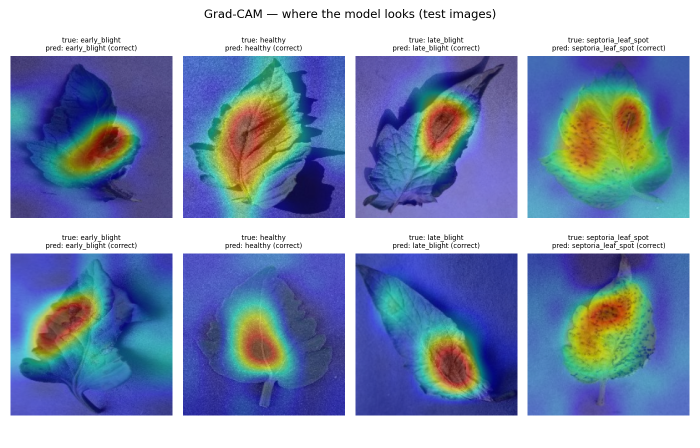
#> input picture models/classification/eval/gradcam_examples.png, 1400 x 896 px (shown at 1/2 size); its folder holds only this picture in this run
$ python -i detector.py   (imports and definitions only)
#> lines starting #> are read from the running program, lines starting #| are printed output that depends on the picture; after the words box and inside, x2 and y2 are one past the last pixel; in counts of white or black regions, pixels touching at a corner belong together
"""
FILE PATH: SmartSpray/app/detection/detector.py

PURPOSE:
    This file is the core inference engine for Module 2.
    It loads the trained YOLOv8 model exactly ONCE when the FastAPI server starts,
    then runs detection on individual images on demand.

    It is intentionally kept to a single responsibility: receive an image path,
    return a list of RawDetection objects. Nothing else.

INPUT:
    A filesystem path (string or Path) to a single image file (.jpg or .png).

OUTPUT:
    A list of RawDetection dataclass objects, each containing:
        - bbox: [x1, y1, x2, y2] in integer pixel coordinates
        - confidence: float between 0.0 and 1.0

FALLBACK:
    If the YOLO weights are missing, get_detector(mode="auto") can fall back to
    ClassicalPlantDetector (OpenCV vegetation segmentation). The fallback is
    OFF by default (so a missing model still returns HTTP 503) and is enabled
    with mode="classical"/"auto" or the environment variable
    SMARTSPRAY_DETECTOR=auto|classical. It is intended for the synthetic demo
    field and is clearly labelled in every result (model_version).

DEPENDENCIES:
    - ultralytics: the official YOLOv8 Python library by Ultralytics Inc.
      (imported lazily so the API still starts without it)
    - pathlib: Python standard library, for safe file path handling.
    - dataclasses: Python standard library, for clean structured data.
    - logging: Python standard library, for printing status messages.
"""

import logging
import os
from dataclasses import dataclass, field
from pathlib import Path
from typing import Optional

import cv2
import numpy as np

# Set up a named logger for this module.
# Messages will appear in the uvicorn console prefixed with "detection.detector".
logger = logging.getLogger("detection.detector")

# ── Constants ────────────────────────────────────────────────────────────────

# This is where the trained model weights live (scripts/m2_train_detector.py or
# notebook Cell 6). Anchored at the repository root, so the working directory
# does not matter.
REPO_ROOT = Path(__file__).resolve().parent.parent.parent
DEFAULT_WEIGHTS_PATH = REPO_ROOT / "models" / "yolov8_plant_detector" / "best.pt"

# Minimum confidence score required to accept a detection.
# 0.25 is the YOLOv8 default. Raise this (e.g. to 0.40) if you get many false positives.
# Lower it (e.g. to 0.15) if plants are being missed.
CONFIDENCE_THRESHOLD = 0.25

# Version string stored alongside every detection so you know which model made the prediction.
MODEL_VERSION = "yolov8n-tomato-plant-v1"
FALLBACK_MODEL_VERSION = "opencv-vegetation-fallback-v1"

SUPPORTED_SUFFIXES = {".jpg", ".jpeg", ".png", ".bmp", ".tiff"}


# ── Data structure ────────────────────────────────────────────────────────────

@dataclass
class RawDetection:
    """
    A single plant detection from a single image.

    Attributes:
        bbox        - Bounding box as [x1, y1, x2, y2] in pixel coordinates.
                      (x1, y1) = top-left corner, (x2, y2) = bottom-right corner.
        confidence  - How certain the model is that this is a tomato plant (0.0 to 1.0).

    Why a dataclass instead of a plain dict?
        - Type hints prevent common bugs (e.g. accidentally putting confidence inside bbox)
        - Easier to add fields later without breaking existing code
        - IDE autocomplete works
    """
    bbox: list[int]       # [x1, y1, x2, y2]
    confidence: float


# ── Main detector class ───────────────────────────────────────────────────────

class PlantDetector:
    """
    Loads a YOLOv8 model once and exposes a detect() method.

    Design decisions:
        - The model is loaded in __init__(), meaning it's loaded once when the
          first PlantDetector instance is created, and stays in memory.
        - We use a module-level _instance variable below to ensure only one
          PlantDetector is created across the entire FastAPI process.
        - detect() is deliberately synchronous. FastAPI can run it in a thread
          pool if async is needed later, but at FYP scale (5-10 images per survey)
          this is not necessary.
    """

    # [116 lines left out: functions __init__, detect, is_ready, model_version, not called in this run]


# ── Classical fallback detector ──────────────────────────────────────────────

class ClassicalPlantDetector:
    """
    Training-free plant detector: segments vegetation (green / yellow-green /
    brown leaf tissue) against soil in HSV + excess-green space and returns one
    bounding box per connected plant blob.

    It is a FALLBACK for demos when the YOLO weights are unavailable. It works
    well on the synthetic demo field (plants on a soil background with clear
    spacing) and on sparse, top-down nursery images; it is NOT a replacement
    for the trained YOLOv8 model on dense real fields.
    """

    def __init__(self, min_area_frac: float = 0.0004, max_area_frac: float = 0.25,
                 pad_frac: float = 0.08, square: bool = True, kernel_frac: float = 0.01):
        self.min_area_frac = min_area_frac
        # Morphology kernel as a fraction of the shorter image side. Use a
        # smaller value when plants are small relative to the frame (e.g. a
        # whole-field overview with wide margins) so small leaves survive.
        self.kernel_frac = kernel_frac
        self.max_area_frac = max_area_frac
        self.pad_frac = pad_frac
        # Square boxes keep the leaf's aspect ratio when Module 3 resizes the
        # crop to 224 x 224.
        self.square = square

    def _mask(self, bgr: np.ndarray) -> np.ndarray:
        hsv = cv2.cvtColor(bgr, cv2.COLOR_BGR2HSV)
        green = cv2.inRange(hsv, (22, 25, 30), (95, 255, 255))
        b, g, r = [c.astype(np.int16) for c in cv2.split(bgr)]
        exg = (2 * g - r - b) > 20                     # excess-green index
        mask = (green > 0) | exg
        mask = mask.astype(np.uint8) * 255
        k = max(3, int(round(min(bgr.shape[:2]) * self.kernel_frac)) | 1)
        kernel = cv2.getStructuringElement(cv2.MORPH_ELLIPSE, (k, k))
        mask = cv2.morphologyEx(mask, cv2.MORPH_OPEN, kernel)       # remove speckle
        big = cv2.getStructuringElement(cv2.MORPH_ELLIPSE, (2 * k, 2 * k))
        mask = cv2.morphologyEx(mask, cv2.MORPH_CLOSE, big)          # fill lesions / gaps
        # A second opening with the same large kernel cuts the thin "necks"
        # that closing creates between neighbouring plants.
        return cv2.morphologyEx(mask, cv2.MORPH_OPEN, big)

    def detect_array(self, bgr: np.ndarray) -> list[RawDetection]:
        h, w = bgr.shape[:2]
        mask = self._mask(bgr)
        n, _, stats, _ = cv2.connectedComponentsWithStats(mask, connectivity=8)
        dets = []
        for i in range(1, n):
            x, y, bw, bh, area = stats[i]
            frac = area / float(h * w)
            if frac < self.min_area_frac or frac > self.max_area_frac:
                continue
            cxb, cyb = x + bw / 2.0, y + bh / 2.0
            half_w = bw * (1 + 2 * self.pad_frac) / 2.0
            half_h = bh * (1 + 2 * self.pad_frac) / 2.0
            if self.square:
                half_w = half_h = max(half_w, half_h)
            x1, y1 = max(0, int(round(cxb - half_w))), max(0, int(round(cyb - half_h)))
            x2 = min(w - 1, int(round(cxb + half_w)))
            y2 = min(h - 1, int(round(cyb + half_h)))
            fill = area / float(max(bw * bh, 1))
            conf = round(float(min(0.99, 0.5 + 0.5 * fill)), 4)
            dets.append(RawDetection(bbox=[int(x1), int(y1), int(x2), int(y2)],
                                     confidence=conf))
        return dets

    # [10 lines left out: function detect, not called in this run]

    def is_ready(self) -> bool:
        return True

    @property
    def model_version(self) -> str:
        return FALLBACK_MODEL_VERSION


# ── Module-level singleton ────────────────────────────────────────────────────
#
# We want only one PlantDetector in memory no matter how many API requests come in.
# This variable holds the single shared instance.
# It starts as None and is initialised the first time get_detector() is called.
#
_instance: Optional[PlantDetector] = None
_fallback_instance: Optional[ClassicalPlantDetector] = None


# [34 lines left out: function get_detector, not called in this run]

>>> import cv2
>>> picture = cv2.imread('../../models/classification/eval/gradcam_examples.png')
#> picture is the input picture: shape (896, 1400, 3); mean B, G, R 181.2, 150.2, 134.5
>>> result = ClassicalPlantDetector().detect_array(picture)
#> in _mask, `hsv = cv2.cvtColor(bgr, cv2.COLOR_BGR2HSV)`: hsv: shape (896, 1400, 3); mean H, S, V 66, 108.6, 194.3
#> in _mask, `green = cv2.inRange(hsv, (22, 25, 30), (95, 255, 255))`:
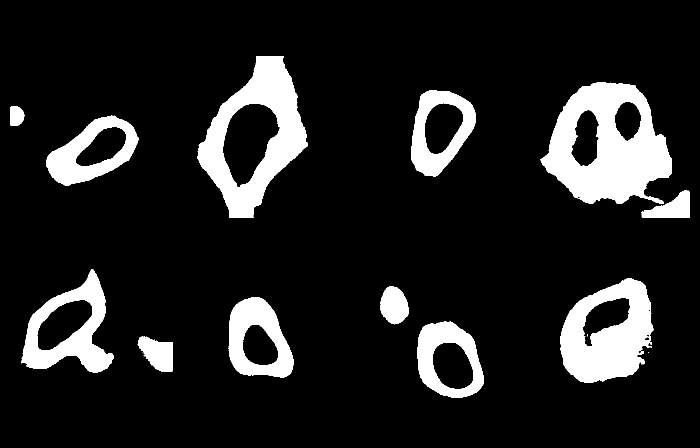
#> green: shape (896, 1400) (shown at 1/2 size); 12.7% white; 17 white regions (5 under 20 px), largest, box (x1, y1, x2, y2) and area: (1081, 164, 1344, 408) 37432, (395, 112, 616, 436) 29414, (1121, 556, 1307, 766) 24111
#> in _mask, `b, g, r = [c.astype(np.int16) for c in cv2.split(bgr)]`:
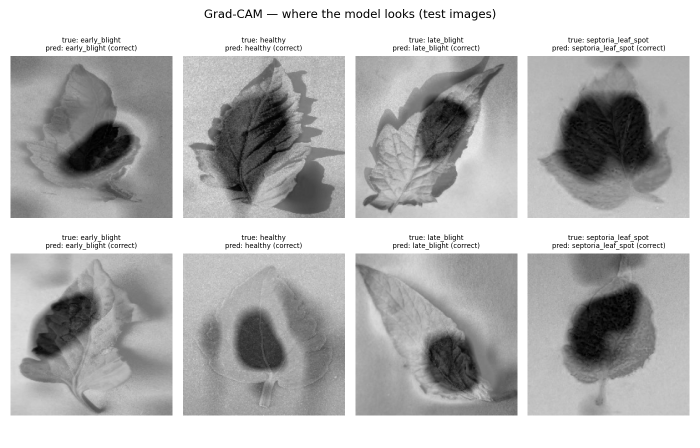
#> b: shape (896, 1400) int16 (shown at 1/2 size); min 0, max 255, mean 181.2
#> in _mask, `b, g, r = [c.astype(np.int16) for c in cv2.split(bgr)]`:
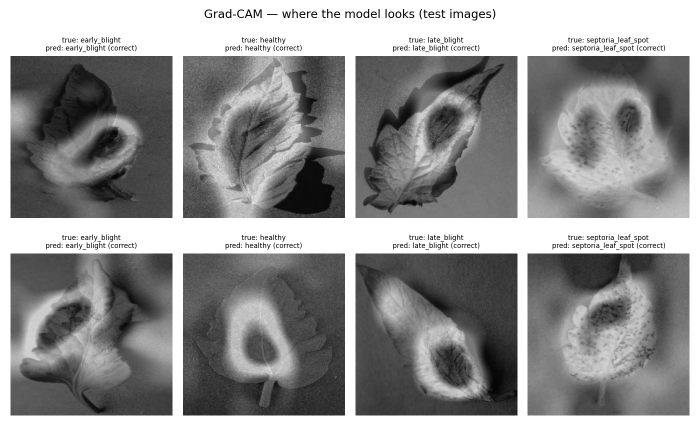
#> g: shape (896, 1400) int16 (shown at 1/2 size); min 0, max 255, mean 150.2
#> in _mask, `b, g, r = [c.astype(np.int16) for c in cv2.split(bgr)]`:
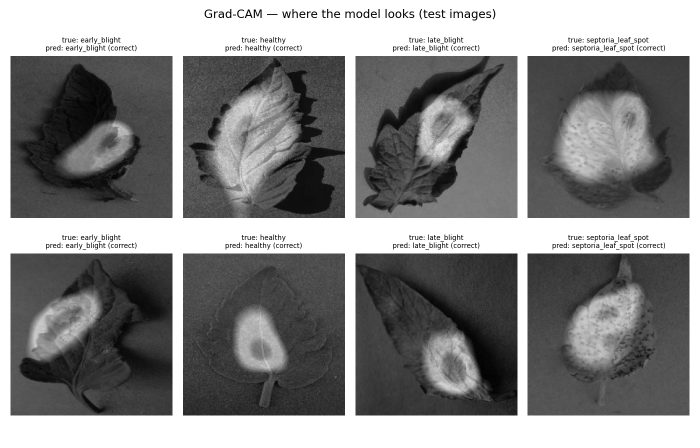
#> r: shape (896, 1400) int16 (shown at 1/2 size); min 0, max 255, mean 134.5
#> in _mask, `exg = (2 * g - r - b) > 20`:
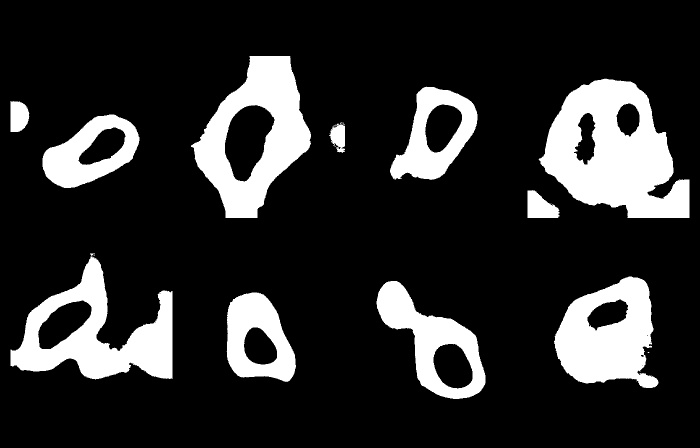
#> exg: shape (896, 1400) bool (shown at 1/2 size); 17.5% white; 19 white regions (8 under 20 px), largest, box (x1, y1, x2, y2) and area: (1077, 157, 1379, 436) 50261, (382, 112, 622, 436) 36486, (21, 507, 345, 759) 33908
#> in _mask, `mask = cv2.morphologyEx(mask, cv2.MORPH_OPEN, kernel)`: mask: shape (896, 1400); 17.4% white; 11 white regions, largest, box (x1, y1, x2, y2) and area: (1080, 157, 1379, 436) 50135, (385, 112, 622, 436) 36412, (21, 514, 345, 759) 33733
#> in _mask, `mask = cv2.morphologyEx(mask, cv2.MORPH_CLOSE, big)`:
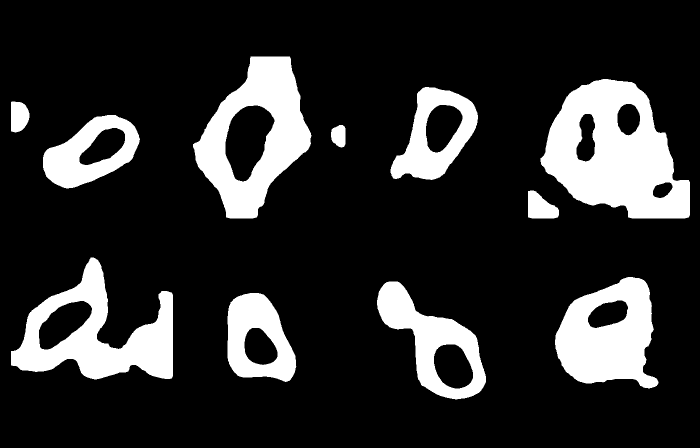
#> mask: shape (896, 1400) (shown at 1/2 size); 17.6% white; 11 white regions, largest, box (x1, y1, x2, y2) and area: (1081, 158, 1380, 437) 50824, (386, 113, 623, 437) 36514, (22, 515, 346, 759) 34082
#> in _mask, `return cv2.morphologyEx(mask, cv2.MORPH_OPEN, big)`:
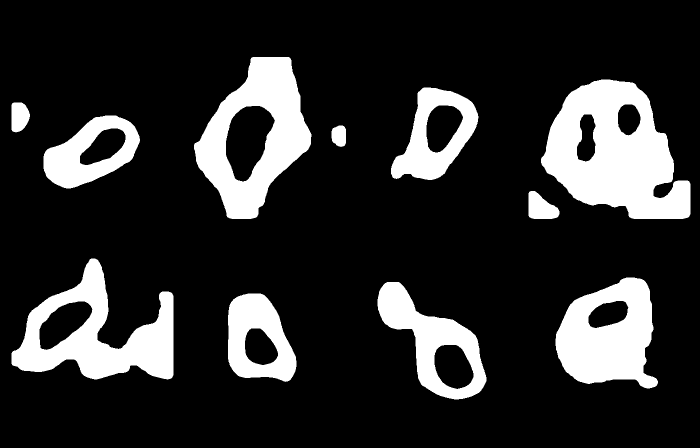
#> returned value: shape (896, 1400) (shown at 1/2 size); 17.6% white; 11 white regions, largest, box (x1, y1, x2, y2) and area: (1082, 159, 1381, 438) 50904, (388, 114, 623, 438) 36492, (23, 517, 347, 759) 34238
#> in detect_array, `n, _, stats, _ = cv2.connectedComponentsWithStats(mask, connectivity=8)`: n = 12; stats = [[0, 0, 1400, 896, 1034184], [388, 114, 235, 324, 36492], [1082, 159, 299, 279, 50904], [782, 175, 175, 185, 15037], [23, 205, 37, 60, 1787], [87, 231, 193, 146, 14155], [663, 251, 29, 43, 1044], [1057, 382, 62, 56, 2406], [23, 517, 324, 242, 34238], [1111, 555, 205, 222, 29700], [755, 564, 218, 235, 19540], [456, 587, 137, 177, 14913]]
#> the loop in detect_array, `for i in range(1, n):` made 11 passes
#> (x, y, bw, bh, area, frac, cxb, cyb) on passes 1 to 11: (388, 114, 235, 324, 36492, 0.0291, 505.5, 276), (1082, 159, 299, 279, 50904, 0.0406, 1231.5, 298.5), (782, 175, 175, 185, 15037, 0.012, 869.5, 267.5), (23, 205, 37, 60, 1787, 0.00142, 41.5, 235), (87, 231, 193, 146, 14155, 0.0113, 183.5, 304), (663, 251, 29, 43, 1044, 0.000832, 677.5, 272.5), (1057, 382, 62, 56, 2406, 0.00192, 1088, 410), (23, 517, 324, 242, 34238, 0.0273, 185, 638), (1111, 555, 205, 222, 29700, 0.0237, 1213.5, 666), (755, 564, 218, 235, 19540, 0.0156, 864, 681.5), (456, 587, 137, 177, 14913, 0.0119, 524.5, 675.5)
#> after the loop in detect_array, `for i in range(1, n):`: dets = 11 items
#> result = 11 items

$ run again, on models/classification/eval/confusion_matrix.png
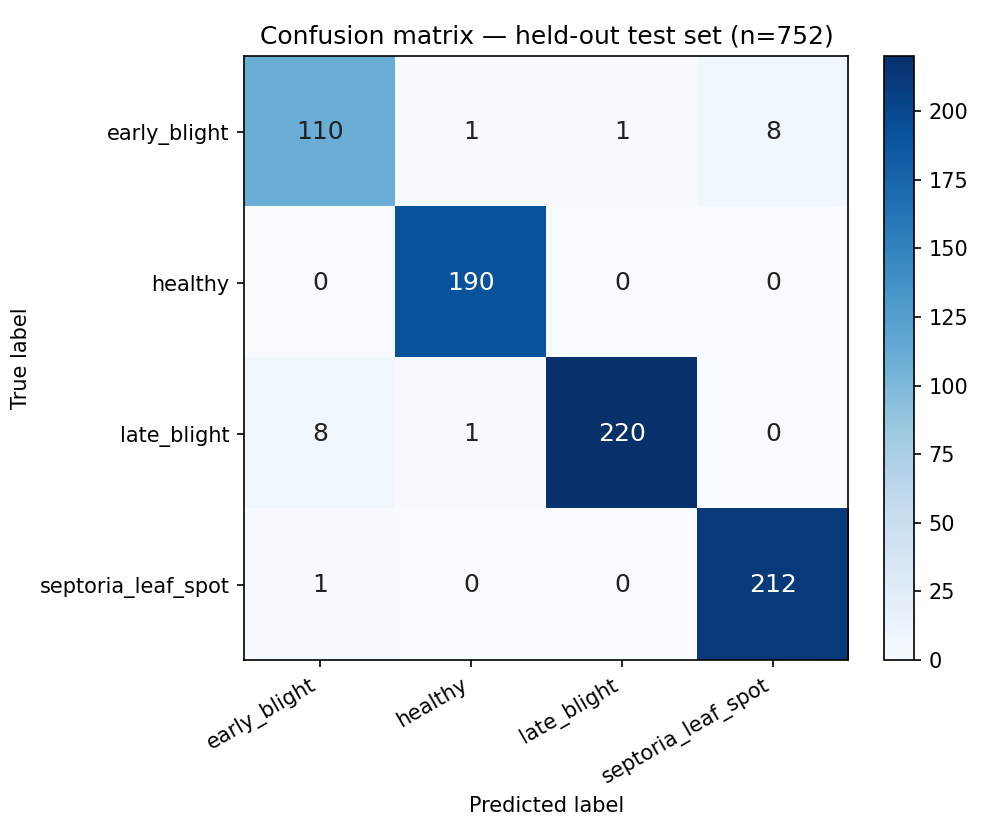
#> input picture models/classification/eval/confusion_matrix.png, 990 x 840 px
#> picture is the input picture: shape (840, 990, 3); mean B, G, R 237, 228.4, 219.7
#> hsv: shape (840, 990, 3); mean H, S, V 48.2, 28.5, 237
#> green: shape (840, 990); every value is 0
#> in _mask, `exg = (2 * g - r - b) > 20`:
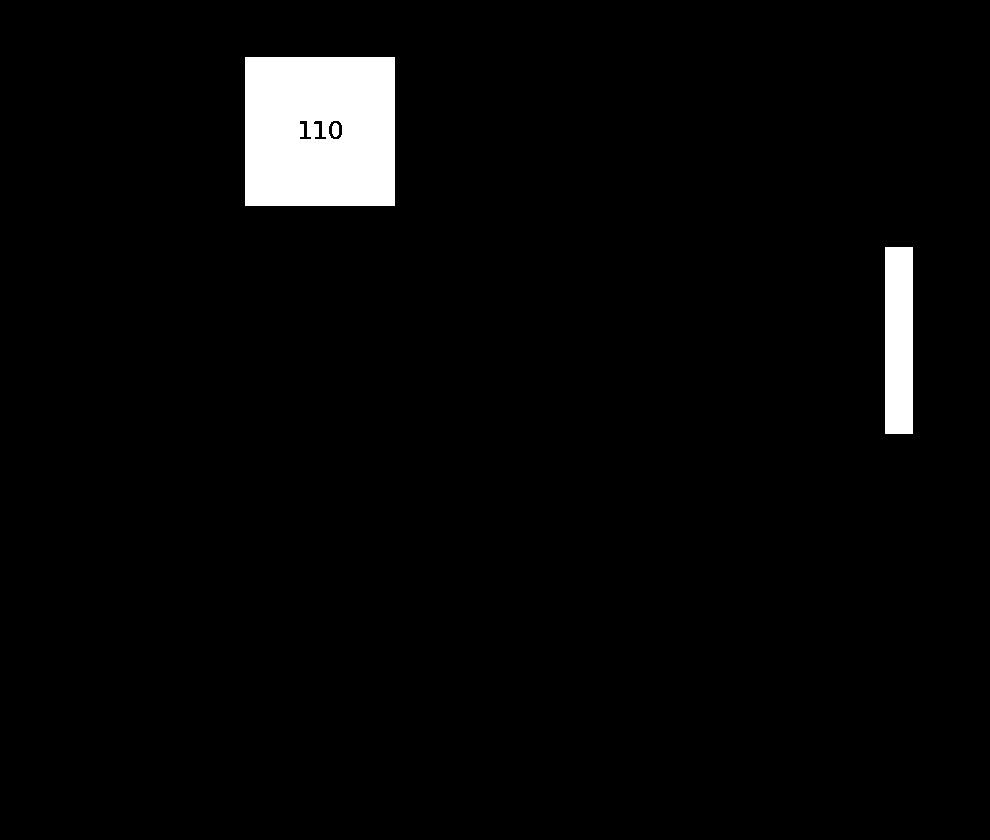
#> exg: shape (840, 990) bool; 3.3% white; 3 white regions, box (x1, y1, x2, y2) and area: (245, 57, 395, 206) 21984, (885, 247, 913, 434) 5236, (332, 123, 339, 137) 84
#> in _mask, `return cv2.morphologyEx(mask, cv2.MORPH_OPEN, big)`:
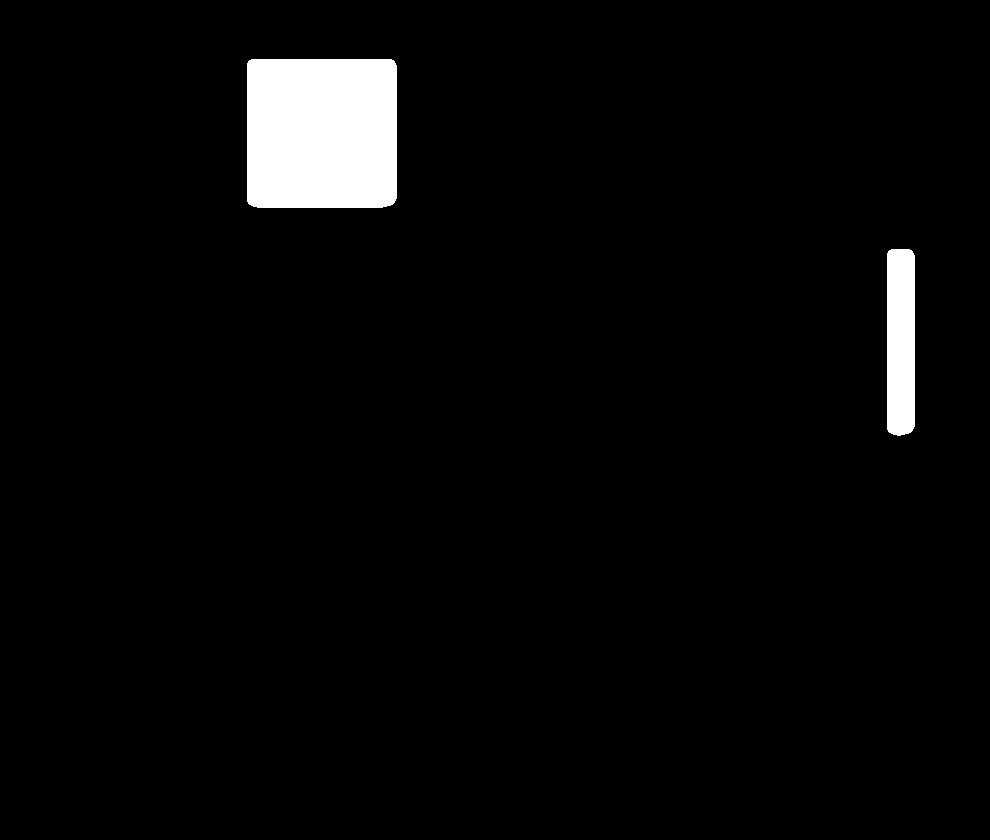
#> returned value: shape (840, 990); 3.3% white; 2 white regions, box (x1, y1, x2, y2) and area: (247, 59, 397, 208) 22261, (887, 249, 915, 436) 5147
#> n = 3; stats = [[0, 0, 990, 840, 804192], [247, 59, 150, 149, 22261], [887, 249, 28, 187, 5147]]
#> the loop in detect_array, `for i in range(1, n):` made 2 passes
#> (x, y, bw, bh, area, frac, cxb, cyb) on passes 1 to 2: (247, 59, 150, 149, 22261, 0.0268, 322, 133.5), (887, 249, 28, 187, 5147, 0.00619, 901, 342.5)
#> after the loop in detect_array, `for i in range(1, n):`: dets = 2 items
